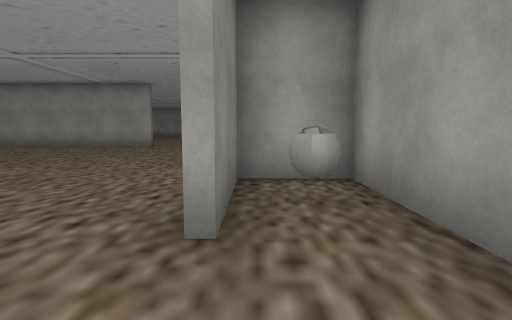
View 1 (above)

24 first-person views from a walk through a Unity game level. The camera is 1.4 m above the floor, tilts 6° down and sees 80° across. The floor is counted in squares, 2 m on a side. Each view is taken from the middle of a square. On the plan, view 1 faces up. The plan holds only what a view shows up to about 10 squares ahead; the rest is blank. The player is left out. Some surface patterns are stand-ins.

View 2
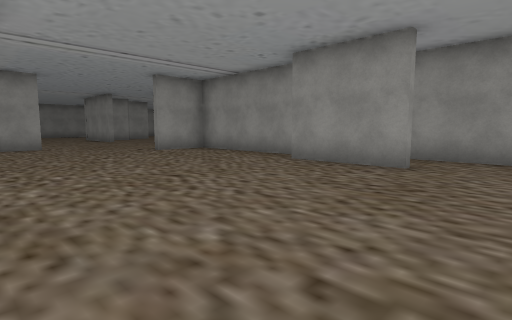

View 3
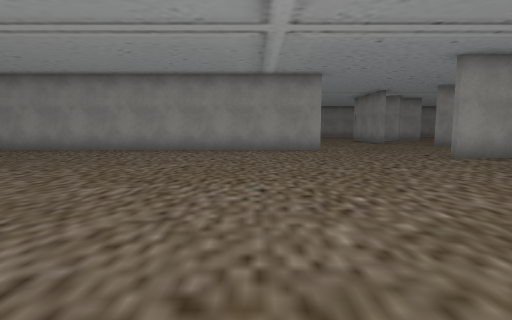

View 4
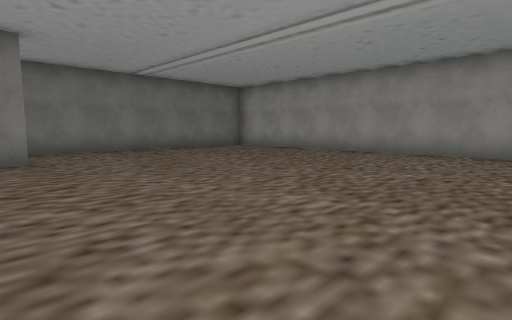

View 5
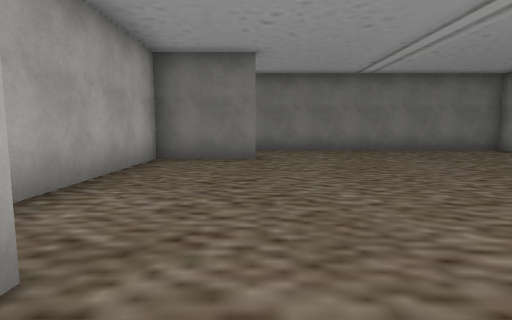

View 6
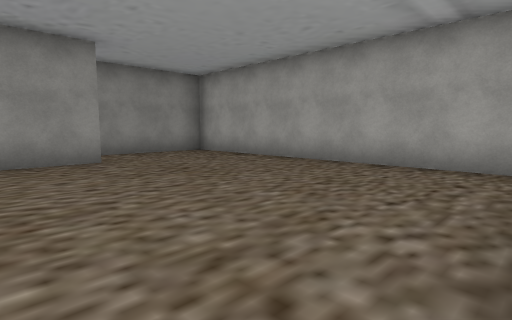

View 7
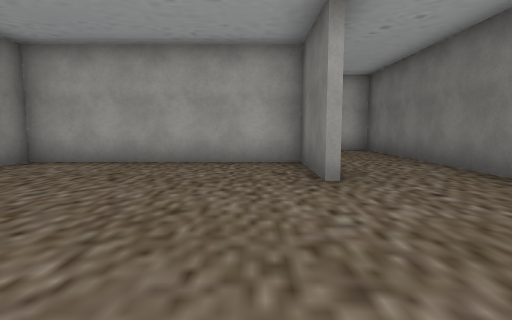

View 8
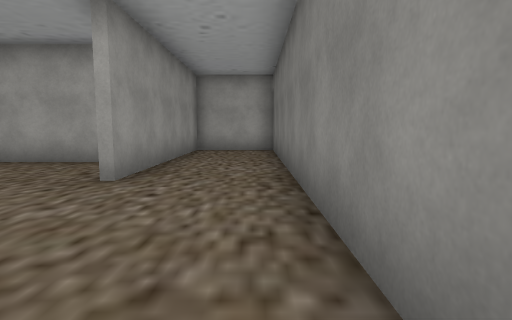

View 9
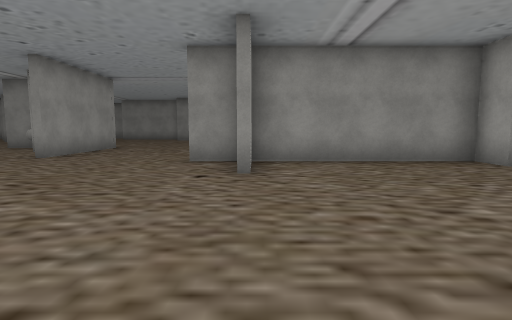

View 10
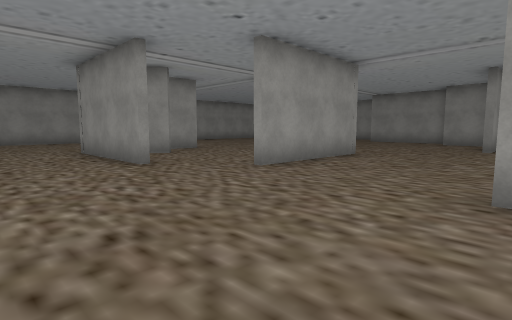

View 11
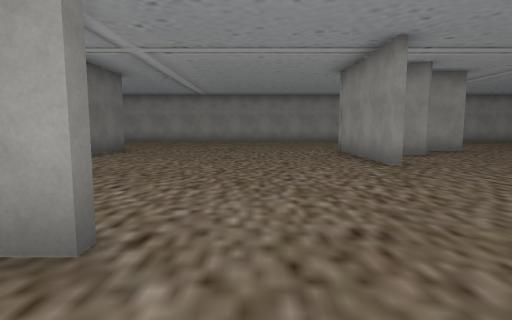

View 12
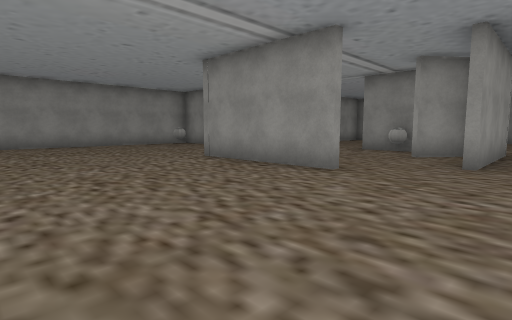

View 13
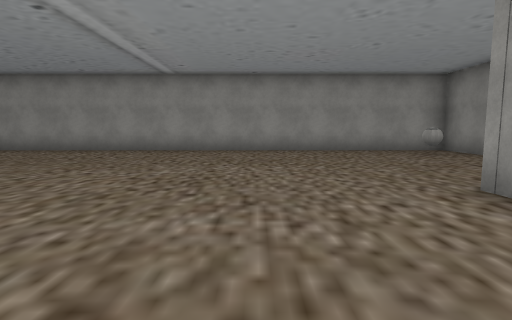

View 14
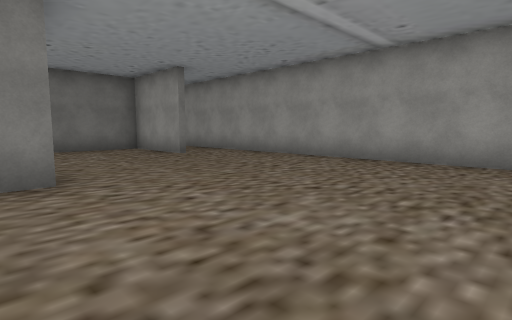

View 15
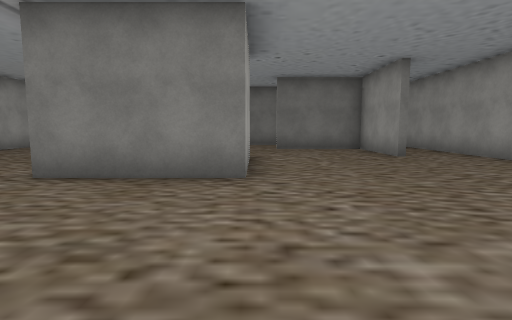

View 16
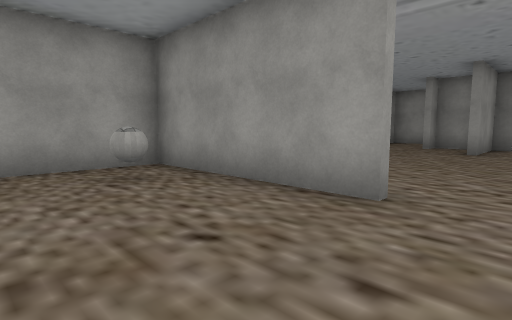

View 17
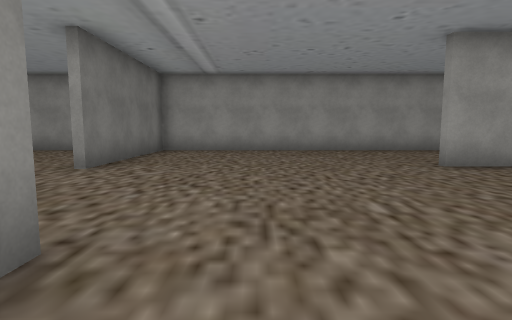

View 18
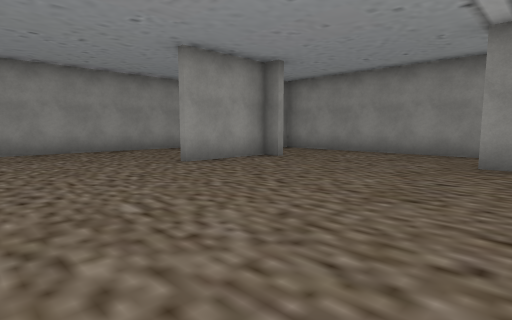

View 19
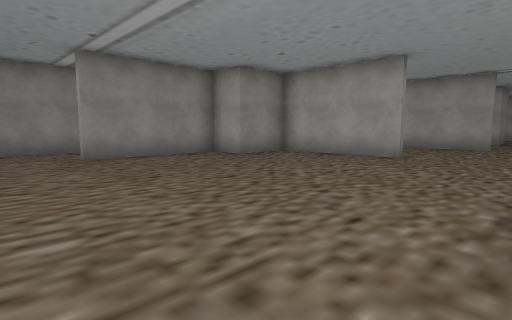

View 20
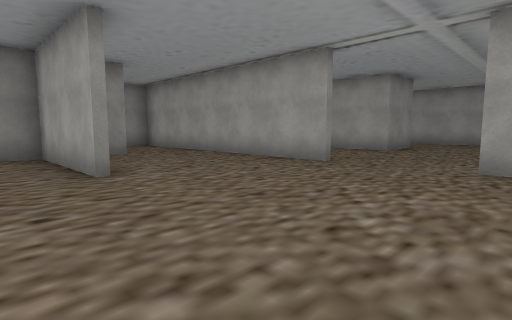

View 21
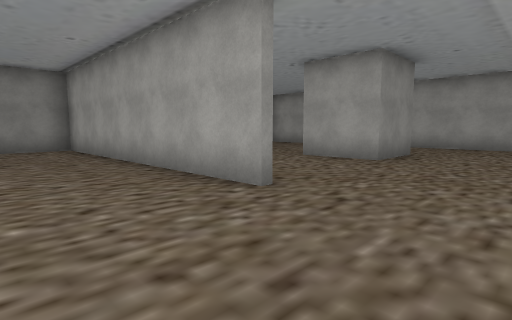

View 22
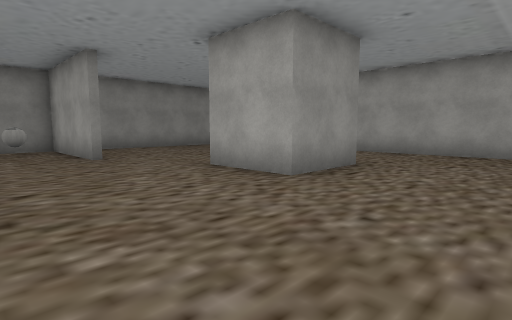

View 23
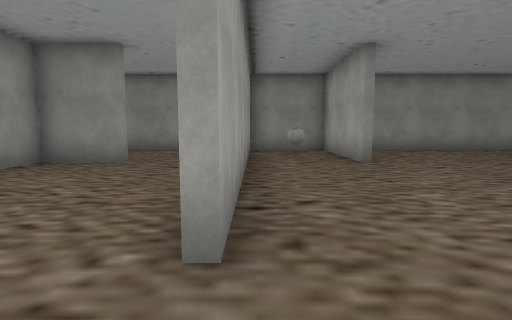

View 24
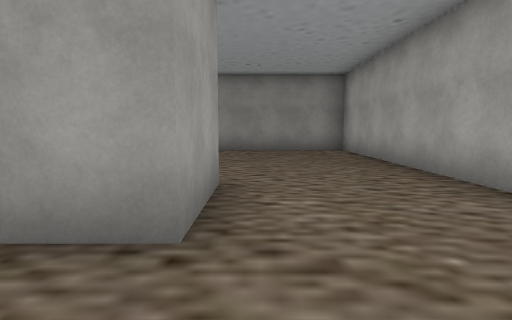

### Floor plan
Points are (right, up) in squares from view 1. A wall is a line through its corners. A room is listed if a view was taken in it or the views show most of it. See-through windows are left out.
Room 1 (views 1, 2, 3, 4, 5, 6, 7, 8, 9, 10, 11)
walls: (-12.9, 4) (-12.9, 1.7) (-7.3, 1.7); (-6.6, -1.8) (1.3, -1.8) (1.3, 4.2) (-0.3, 4.2) (-0.3, 1.9); (-0.5, 1.8) (-0.5, 4.4) (0.4, 4.4) (0.4, 9.1); (-3.9, 11.6) (-15.5, 11.6) (-15.5, -1.8) (-13.1, -1.8) (-13.1, 4); (0, 9.1) (-1.4, 9.1)
ways out: opening at (-2.5, 10.5) to room 2
objects: other object (1, 3)
Room 2 (views 12, 13, 14, 15, 16, 17, 18, 19, 20, 21, 22, 23, 24)
walls: (4.9, 13.9) (1, 13.9); (3.9, 14.6) (2.8, 15.5); (4.6, 16) (4.6, 17.8); (7.6, 11.6) (11.2, 11.6) (11.2, 13.4) (12.3, 13.4) (12.3, 17); (4.8, 17.8) (4.8, 17.2); (8.6, 11.4) (7.6, 11.4); (1.4, 17.7) (0.8, 18.2); (3.2, 19.2) (2.1, 19.2); (-0.5, 15.6) (-0.5, 19.5); (0.4, 9.4) (0.4, 10.5); (6.5, 7.4) (14.7, 7.4) (14.7, 11.1); (3.4, 7.4) (3.9, 7.4); (2.9, 21.1) (2.9, 25.6); (11.2, 9.6) (11.2, 11.4) (10.1, 11.4); (11.8, 21) (11.8, 21.5) (9.4, 21.5); (14.7, 16.4) (14.7, 21.5); (11.1, 4.8) (14.7, 4.8) (14.7, 7.2) (6.5, 7.2); (3.1, 25.6) (3.1, 21.1); (8.9, 1.5) (6.8, 1.5) (6.8, 3.5) (8.9, 3.5); (11.9, 25.6) (-13.1, 25.6); (-9.6, 19.9) (-7.2, 19.9) (-7.2, 16.8); (4.8, -1.8) (14.7, -1.8) (14.7, 3.5); (-10.4, 23.5) (-13.1, 23.5); (-13.2, 23.1) (-13.2, 21)
ways out: opening at (-2.5, 10.5) to room 1; opening at (-11.5, 19.5); opening at (-7.5, 15.5)
objects: other object (2, 24); other object (4, 16); other object (14, 6)

Where each view was taken, in squares from view 1:
view 1: 0 up, 0 right, facing up
view 2: 0 up, 6 left, facing up-right
view 3: 2 up, 6 left, facing up
view 4: 3 up, 6 left, facing up-left
view 5: 4 up, 6 left, facing left
view 6: 4 up, 7 left, facing down-right
view 7: 8 up, 12 left, facing down
view 8: 8 up, 15 left, facing down
view 9: 9 up, 6 left, facing right
view 10: 10 up, 3 left, facing up-right
view 11: 10 up, 3 left, facing up
view 12: 13 up, 5 left, facing up-right
view 13: 16 up, 3 left, facing up
view 14: 19 up, 3 left, facing up-left
view 15: 20 up, 3 left, facing left
view 16: 20 up, 0 right, facing up-right
view 17: 16 up, 6 right, facing up
view 18: 16 up, 6 right, facing up-right
view 19: 19 up, 5 right, facing down-right
view 20: 13 up, 3 right, facing down-right
view 21: 10 up, 4 right, facing down-right
view 22: 7 up, 4 right, facing down-right
view 23: 7 up, 5 right, facing right
view 24: 1 up, 5 right, facing right
